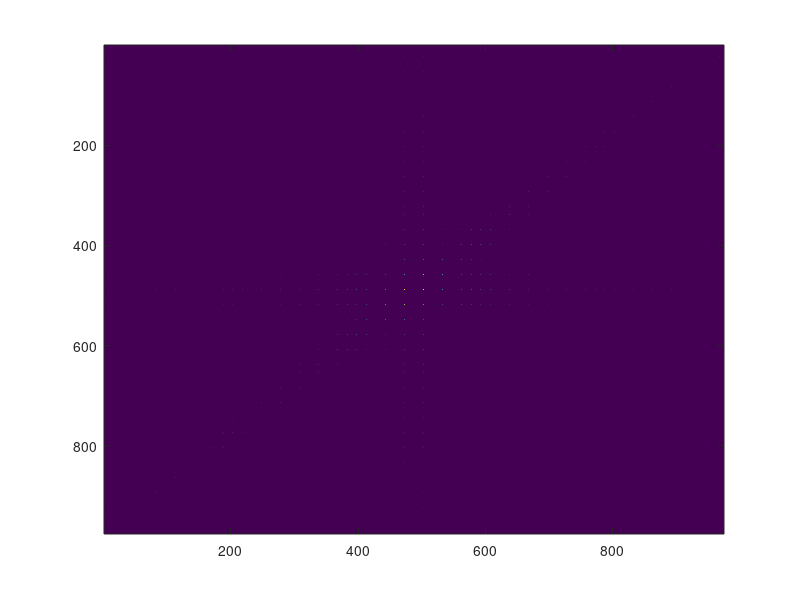

MATLAB code to generate this figure:
%fraunhofer diffraction by 225 isoceles right angle triangular apperture
n=2^5;
x=-n:n;
y=n:-1:-n;
[X,Y]=meshgrid(x,y);%creating coordinate grid
a=(0<=X&0<=Y&X+Y<=15);%creating isoceles right angle triangular apperture
A=repmat(a,15,15);%creating 225 triangle apperture in space
diff=fftshift(abs(fft2(A)));%getting diffraction pattern
imagesc(diff)%plotting pattern
